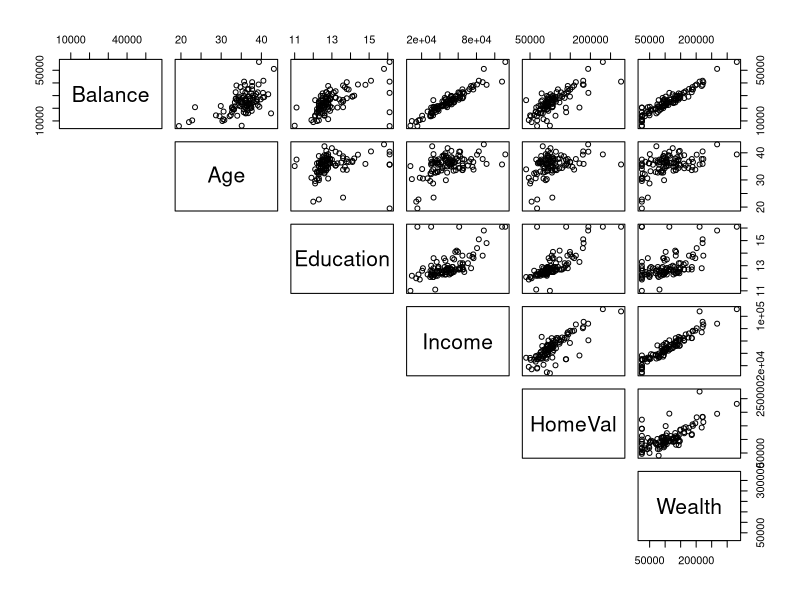
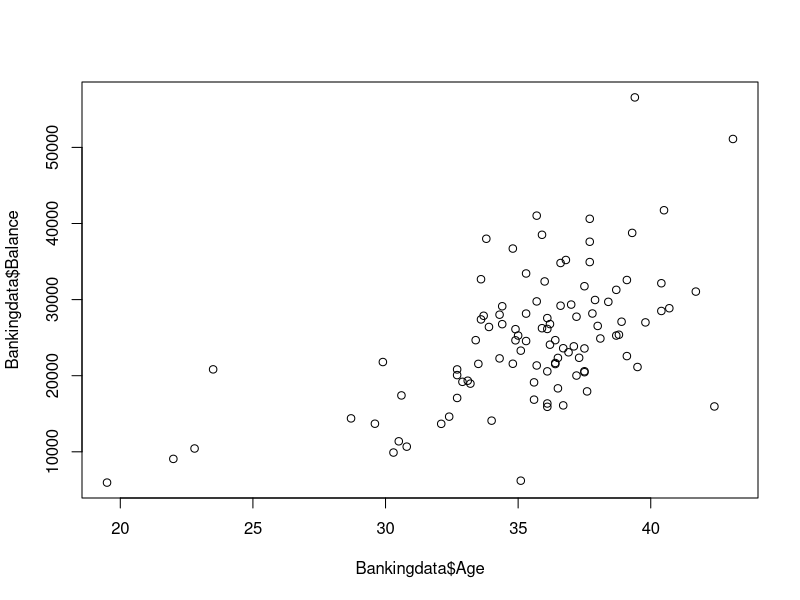
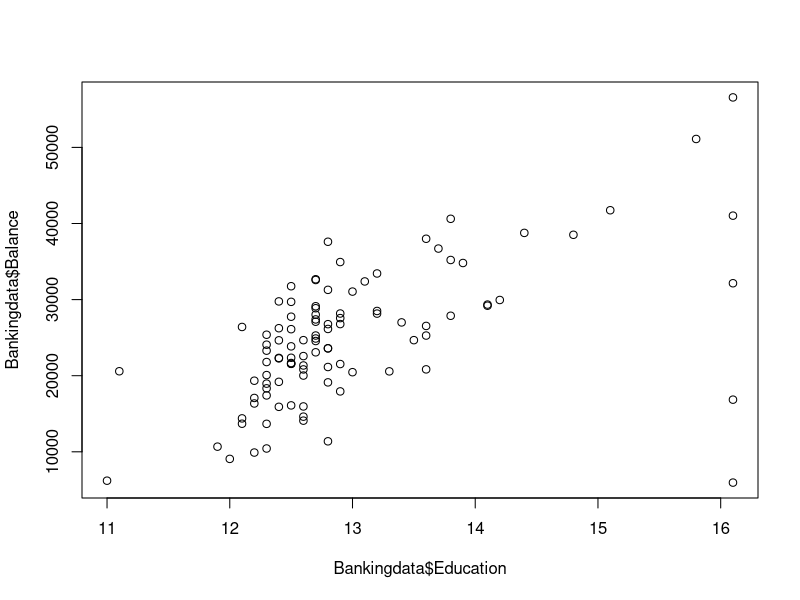
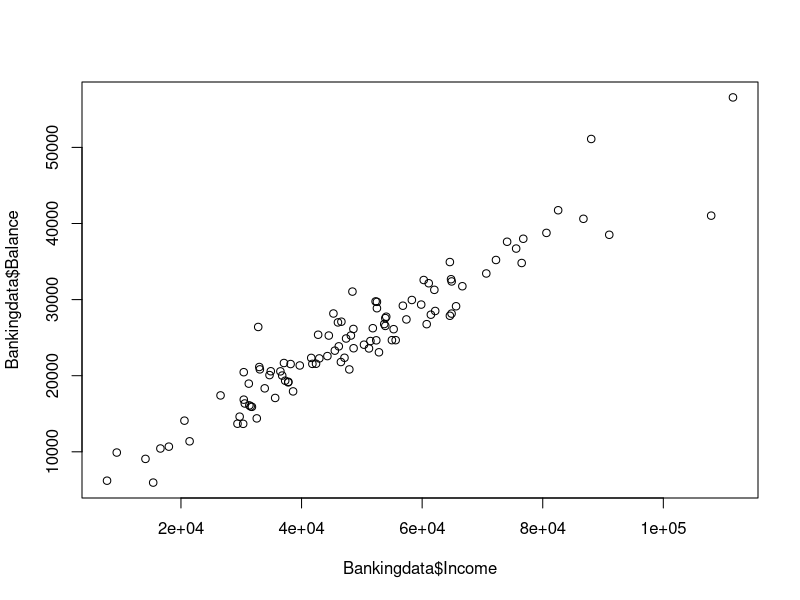
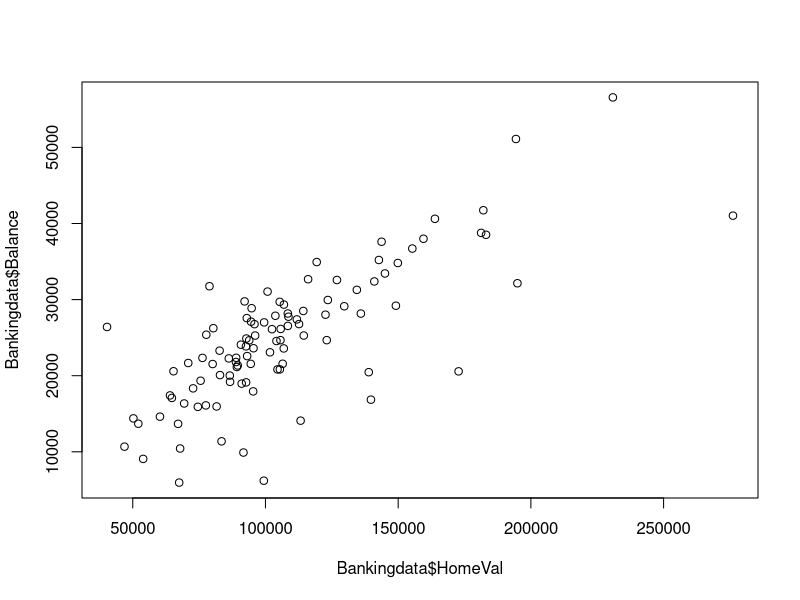
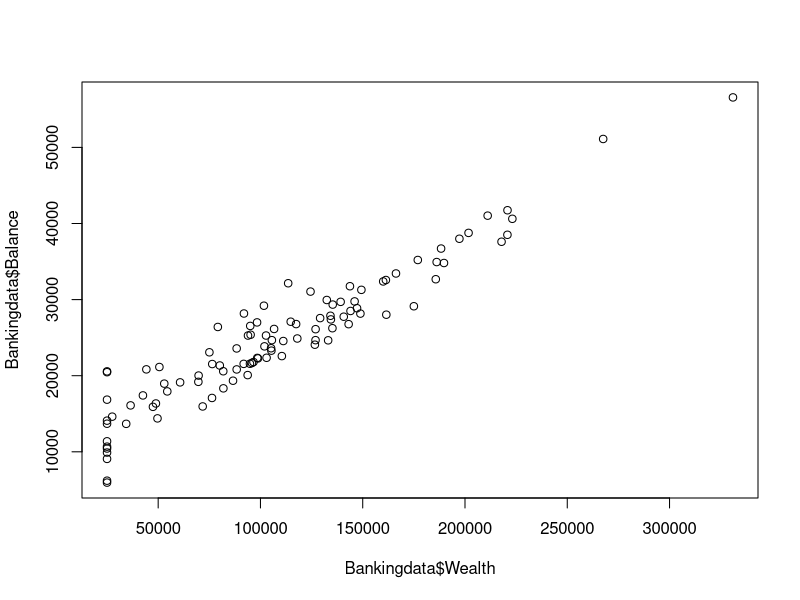
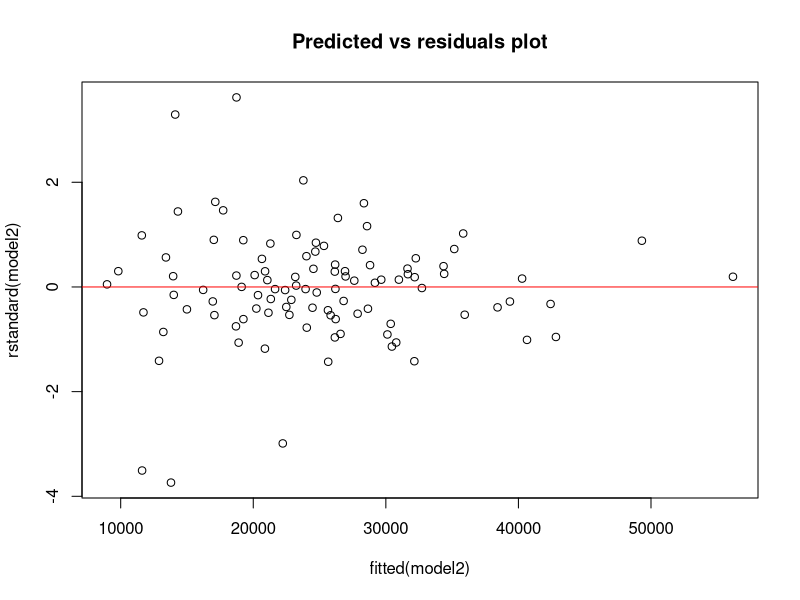
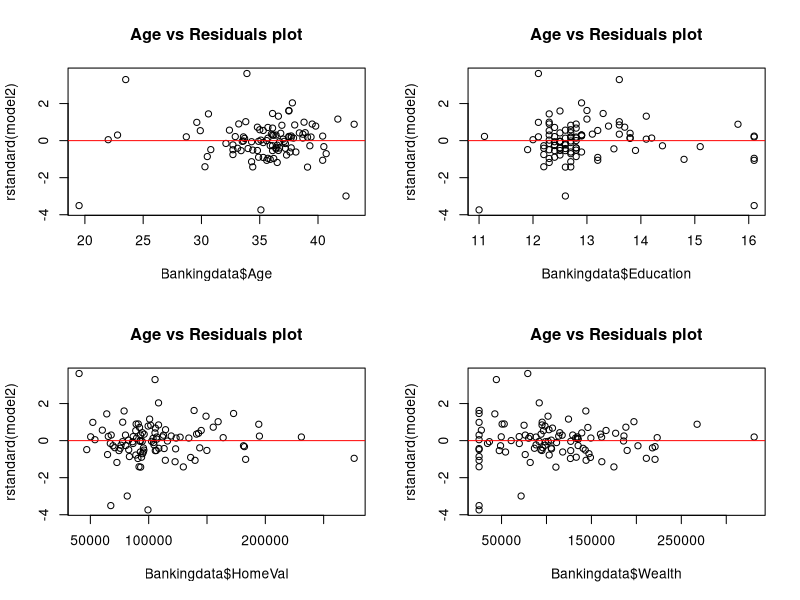

Write R code to recreate these figures, in order.
## ---- chunk 1
# Load the data
Bankingdata <- read.table("Bankingfull.txt", header = TRUE)

# Scatterplot matrix
pairs(Bankingdata[,c("Balance", "Age", "Education", "Income", "HomeVal", "Wealth")], lower.panel=NULL)

# Individual scatterplots
plot(Bankingdata$Balance ~ Bankingdata$Age)
plot(Bankingdata$Balance ~ Bankingdata$Education)
plot(Bankingdata$Balance ~ Bankingdata$Income)
plot(Bankingdata$Balance ~ Bankingdata$HomeVal)
plot(Bankingdata$Balance ~ Bankingdata$Wealth)

## ---- chunk 2

cor(Bankingdata[,c("Balance", "Age", "Education", "Income", "HomeVal", "Wealth")])


## ---- chunk 3
model1 <- lm(Balance ~ Age + Education + Income + HomeVal + Wealth, data = Bankingdata)
summary(model1)

library(car)
vif(model1)
cor(Bankingdata[,c("Balance", "Age", "Education", "Income", "HomeVal", "Wealth")])

model2 <- lm(Balance ~ Age  + Education + HomeVal + Wealth, data = Bankingdata)
summary(model2)

## ---- chunk 4

#standardized residuals vs fitted values plot
plot(fitted(model2), rstandard(model2), main="Predicted vs residuals plot")
abline(a=0, b=0, col='red')

#standardized residuals vs predictors plot
par(mfrow = c(2, 2))
plot(Bankingdata$Age,rstandard(model2),main="Age vs Residuals plot")
abline(a=0, b=0, col='red')
plot(Bankingdata$Education,rstandard(model2),main="Age vs Residuals plot")
abline(a=0, b=0, col='red')
plot(Bankingdata$HomeVal,rstandard(model2),main="Age vs Residuals plot")
abline(a=0, b=0, col='red')
plot(Bankingdata$Wealth,rstandard(model2),main="Age vs Residuals plot")
abline(a=0, b=0, col='red')


# Normal plot of residuals
qqnorm(model2$residuals)
qqline(model2$residuals)

influence.measures(model1)
# print out only observations that may be influential
summary(influence.measures(model2))

# Compute influence measures
infl <- influence.measures(model2)
infl

influence.measures(model2)
summary(influence.measures(model2))
plot(rstudent(model2)~hatvalues(model2))
abline(a=3, b=0, col= 'red')
abline(a=-3, b=0,col='red')

# Identify influential points with Cook's distance

cooks.distance(model2)
a=cooks.distance(model2)>1
influential_points=table(a)
influential_points


#problem1
# Extract coefficients
coefs <- coef(model2)

# Calculate standard deviations
sds <- sapply(Bankingdata[,2:6], sd)

# Standardized coefficients
std_coefs <- coefs/sds


standardized_coefs <- summary(model2)$coefficients[, "Std. Error"]
standardized_coefs

## ---- chunk 5
# New data
newdata <- data.frame(Age = 34,
                      Education = 13,
                      Income = 64000,
                      HomeVal=140000,
                      Wealth = 160000)

# Make prediction
pred <- predict(model2, newdata, interval="confidence")
pred

## ---- chunk 6

pgatour <- read.csv("pgatour2006_small.csv")

#a) Create scatterplots
plot(pgatour$PrizeMoney, pgatour$DrivingAccuracy)
plot(pgatour$PrizeMoney, pgatour$GIR)
plot(pgatour$PrizeMoney, pgatour$PuttingAverage)
plot(pgatour$PrizeMoney, pgatour$BirdieConversion)
plot(pgatour$PrizeMoney, pgatour$PuttsPerRound)


#b) Analyze PrizeMoney distribution
hist(pgatour$PrizeMoney)
#PrizeMoney is right skewed
fit<- lm(PrizeMoney ~ DrivingAccuracy + GIR + BirdieConversion + PuttsPerRound,
         data = pgatour)
coefficients(fit)

#c) Log transform PrizeMoney
ln_Prize <- log(pgatour$PrizeMoney)
hist(ln_Prize,main="Distribution of ln_Prize")


correlation_matrix <- cor(pgatour[, -1])
correlation_matrix
#ln_Prize appears more symmetric

#d) Build regression model

#All variables except PuttingAverage are correlated with ln_Prize

fit <- lm(ln_Prize ~ DrivingAccuracy + GIR + BirdieConversion + PuttsPerRound,
          data = pgatour)
summary(fit)

fitted<-lm(ln_Prize ~ GIR + BirdieConversion + PuttsPerRound,
           data = pgatour)
summary(fitted)

plot(fitted)

#Residuals appear random, no pattern


par(mfrow = c(2, 2))
plot(fitted)


# Step 4: Analyze outliers and influential points
influential_points <- influence.measures(fitted)
outliers <- which(abs(fitted$residuals) > 0.5)

# Display the influential points and outliers
influential_points
outliers

influence.measures(fitted)
summary(influence.measures(fitted))
plot(rstudent(fitted)~hatvalues(fitted))
abline(a=3, b=0, col= 'red')
abline(a=-3, b=0,col='red')


cooksd <- cooks.distance(fitted)
plot(cooksd, pch="*", cex=2, main="Influential Obs by Cooks distance")

#No influential points

#e) Interpret GIR coefficient
coefficients(fit)
#A 1% increase in GIR is associated with a 0.011 increase in log average prize money
#or about 1.1% increase in average prize money

#f) Prediction
newdata <- data.frame(GIR=67, DrivingAccuracy=64, PuttingAverage=1.77,
                      BirdieConversion=28, PuttsPerRound=29.16)
predict(fit, newdata=newdata, interval="prediction")

